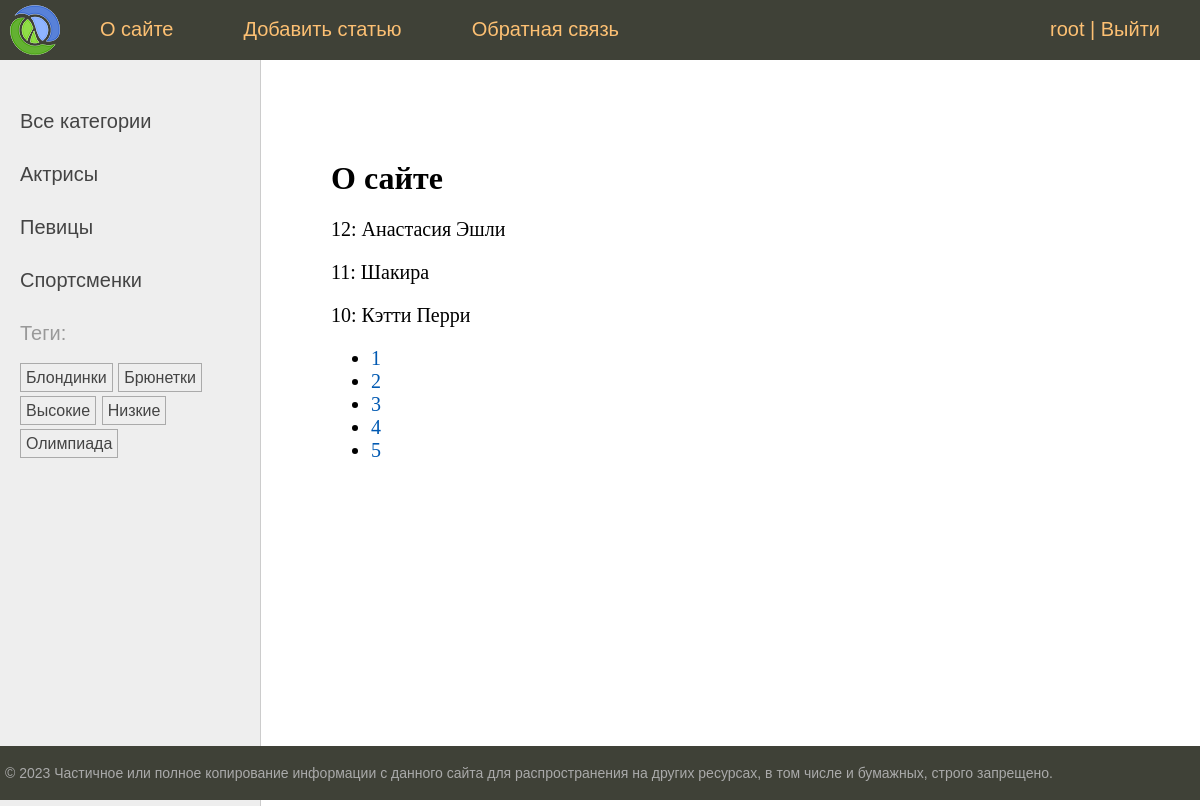
/about/?page=2 (signed in), run on the app's committed database.
### users/models.py (models this page shows)
class User(AbstractUser):
    photo = models.ImageField(
        upload_to="users/%Y/%m/%d/",
        blank=True,
        null=True,
        verbose_name="Фотография",
    )
    date_birth = models.DateTimeField(
        blank=True, null=True, verbose_name="Дата рождения"
    )

### women/models.py (models this page shows, shortened)
class Category(models.Model):
    name = models.CharField(max_length=100, db_index=True, verbose_name="Категория")
    slug = models.SlugField(max_length=255, unique=True, db_index=True)
    class Meta:
        verbose_name = "Категория"
        verbose_name_plural = "Категории"
    def get_absolute_url(self):
        return reverse("category", kwargs={"cat_slug": self.slug})

class TagPost(models.Model):
    tag = models.CharField(max_length=100, db_index=True)
    slug = models.SlugField(max_length=255, unique=True, db_index=True)
    def get_absolute_url(self):
        return reverse("tag", kwargs={"tag_slug": self.slug})

class Women(models.Model):
    class Status(models.IntegerChoices):
        DRAFT = 0, "Черновик"
        PUBLISHED = 1, "Опубликовано"
    title = models.CharField(max_length=50, verbose_name="Заголовок")
    slug = models.SlugField(
        max_length=255,
        unique=True,
        db_index=True,
        validators=[
            MinLengthValidator(5, message="Минимум 5 символов"),
            MaxLengthValidator(100, message="Максимум 5 символов"),
        ],
    )
    photo = models.ImageField(
        upload_to="photos/%Y/%m/%d/",
        default=None,
        blank=True,
        null=True,
        verbose_name="Фото",
    )
    content = models.TextField(blank=True, verbose_name="Текст статьи")
    time_create = models.DateTimeField(auto_now_add=True, verbose_name="Время создания")
    time_update = models.DateTimeField(auto_now=True, verbose_name="Время изменения")
    is_published = models.BooleanField(
        choices=tuple(map(lambda x: (bool(x[0]), x[1]), Status.choices)),
        default=Status.DRAFT,
        verbose_name="Статус",
    )
    cat = models.ForeignKey(
        "Category",
        on_delete=models.PROTECT,
        related_name="posts",
        verbose_name="Категории",
    )
    tags = models.ManyToManyField(
        "TagPost", blank="True", related_name="tags", verbose_name="Тэги"
    )
    husband = models.OneToOneField(
        "Husband",
        related_name="woman",
        on_delete=models.SET_NULL,
        null=True,
        blank=True,
        verbose_name="Муж",
    )
    author = models.ForeignKey(
        get_user_model(),
        on_delete=models.SET_NULL,
        related_name="posts",
        null=True,
        default=None,
    )
    objects = models.Manager()
    published = PublishedManager()
    class Meta:
        verbose_name = "Известные женщины"
        verbose_name_plural = "Известные женщины"
        ordering = ["-time_create"]
        indexes = [models.Index(fields=["-time_create"])]

### women/views.py (the view)
# urls.py: path("about/", views.about, name="about"),
@login_required
def about(request):
    contact_list = Women.published.all()
    paginator = Paginator(contact_list, 3)
    page_number = request.GET.get("page")
    page_obj = paginator.get_page(page_number)
    return render(
        request, "women/about.html", {"page_obj": page_obj, "title": "О сайте"}
    )

### users/context_processors.py (called while the page is built)
def get_women_context(request):
    return {"mainmenu": menu}

### women/models.py (called while the page is built)
    def get_queryset(self):
        return super().get_queryset().filter(is_published=Women.Status.PUBLISHED)

### women/templatetags/women_tags.py (called while the page is built)
@register.inclusion_tag("women/list_categories.html")
def show_categories(cat_selected=0):
    cats = Category.objects.annotate(total=Count("posts")).filter(total__gt=0)
    return {"cats": cats, "cat_selected": cat_selected}

@register.inclusion_tag("women/list_tags.html")
def show_all_tags():
    return {"tags": TagPost.objects.annotate(total=Count("tags")).filter(total__gt=0)}

### women/templates/women/about.html
{% extends 'base.html' %}
{% block content %}
  <h1>{{ title }}</h1>
  {% for item in page_obj %}
    <p>{{ item.pk }}: {{ item.title }}</p>
  {% endfor %}
  <nav>
    <ul>
      {% for p in page_obj.paginator.page_range %}
        <li>
          <a href="?page={{ p }}">{{ p }}</a>
        </li>
      {% endfor %}
    </ul>
  </nav>
{% endblock %}

### templates/base.html (shortened to what this page needs)
{% load static %}
{% load women_tags %}
<!DOCTYPE html>
<html>
<head>
    <link type="text/css" href="{% static 'women/css/styles.css' %}" rel="stylesheet" />
</head>
<body>
    <table class="table-page" border=0 cellpadding="0" cellspacing="0">
        <tr>
            <td valign=top>
                {% block mainmenu %}
                <div class="header">
                    <ul id="mainmenu" class="mainmenu">
                        <li class="logo"><a href="{% url 'home' %}">
                                <div class="logo"></div>
                            </a></li>
                        {% for m in mainmenu %}
                            <li><a href="{% url m.url_name %}">{{m.title}}</a></li>
                        {% endfor %}
                        {% if user.is_authenticated %}
                        <li class="last"> <a href="{% url 'users:profile' %}">{{user.username}}</a> | <a href="{% url 'users:logout' %}">Выйти</a></li>
                        {% else %}
                            <li class="last"><a href="{% url 'users:login' %}">Войти</a> | <a href="{% url 'users:register' %}">Регистрация</a></li>
                        {% endif %}
                    </ul>
                </div>
                {% endblock mainmenu %}
                <table class="table-content" border=0 cellpadding="0" cellspacing="0">
                    <tr>
                        <td valign="top" class="left-chapters">
                            <ul id="leftchapters">
                                {% if cat_selected == 0 %}
                                <li class="selected">Все категории</li>
                                {% else %}
                                <li><a href="{% url 'home' %}">Все категории</a></li>
                                {% endif %}
                                {% show_categories cat_selected %}
                                <li>{% show_all_tags %}</li>
                            </ul>
                        </td>
                        <td valign="top" class="content">
                            <div class="content-text">
                                {% block content %}
                                {% endblock %}
                            </div>
                        </td>
                    </tr>
                </table>
            </td>
        </tr>
        <tr>
            <td valign=top>
                <div id="footer">
                    <p>&copy; 2023 Частичное или полное копирование информации с данного сайта для распространения на
                        других ресурсах, в том числе и бумажных, строго запрещено.</p>
                </div>
            </td>
        </tr>
    </table>
</body>
</html>

### women/templates/women/list_categories.html
{% for cat in cats %}
{% if cat.id == cat_selected %}
<li class="selected">{{ cat.name }}</li>
{% else %}
<li>
<a href="{{ cat.get_absolute_url }}">{{ cat.name }}</a>
</li>
{% endif %}
{% endfor %}

### women/templates/women/list_tags.html
{% if tags %}
    <p>Теги:</p>
    <ul class="tags-list">
        {% for t in tags %}
        <li><a href="{{ t.get_absolute_url }}">{{ t.tag }}</a></li>
        {% endfor %}
    </ul>
{% endif %}

### women/static/women/css/styles.css (style rules this page uses)
html, body { font-family: "Arial"; margin: 0; padding: 0; height: 100%; width: 100%; color: #444; }
a { color: #0059b2; text-decoration: none; }
.table-page { width: 100%; height: 100%; vertical-align: top; }
.table-page tr { height: 100%; }
.header { background: #3f4137; height: 60px; }
.logo { background: url("../images/logo.png") no-repeat 10px 5px; width: 70px; height: 60px; }
ul.mainmenu { list-style: none; margin: 0; padding: 0; height: 60px; color: #fdc073; font-size: 20px; overflow: hidden; }
ul.mainmenu li { float: left; margin: 18px 40px 0 30px; }
ul.mainmenu li.logo { margin: 0; }
ul.mainmenu li.last { float: right; }
ul.mainmenu li a { color: #fdc073; text-decoration: none; }
.table-content { width: 100%; min-height: 100%; height: 100%; }
.left-chapters { margin: 0; background: #eee; border-right: 1px solid #ccc; }
.left-chapters ul { width: 230px; margin: 0; padding: 20px 10px 10px 20px; list-style: none; font-size: 20px; }
.left-chapters ul li { margin: 30px 0 0 0; color: #999; }
.left-chapters ul li a { color: #444; text-decoration: none; }
ul.tags-list { width: 100%; margin: 0; padding: 0; list-style: none; }
ul.tags-list li { margin: 0; padding: 0 0 10px; display: inline-block; }
ul.tags-list li a { padding: 5px; font-size: 16px; border: 1px solid #aaa; }
.content { padding: 40px 20px 20px 40px; width: 100%; box-sizing: border-box; }
.content-text { margin: 60px 0 0 30px; color: #000; font-size: 20px; font-family: Yandex Sans Display Light; }
.content-text h1 { font-size: 32px; }
#footer { box-sizing: border-box; background: #3f4137; padding: 5px; color: #aaa; font-size: 14px; font-family: Verdana, Geneva, Arial, Helvetica; text-align: left; overflow: hidden; }

### data on the page
User: username "root"
Category: name "Актрисы"
Category: name "Певицы"
Category: name "Спортсменки"
TagPost: tag "Блондинки"
TagPost: tag "Брюнетки"
TagPost: tag "Высокие"
TagPost: tag "Низкие"
TagPost: tag "Олимпиада"
Women: pk "12", title "Анастасия Эшли"
Women: pk "11", title "Шакира"
Women: pk "10", title "Кэтти Перри"

### other printed values
{{ m.title }} "О сайте" "Добавить статью" "Обратная связь"
{{ title }} "О сайте"
{{ p }} "1" "2" "3" "4" "5"
